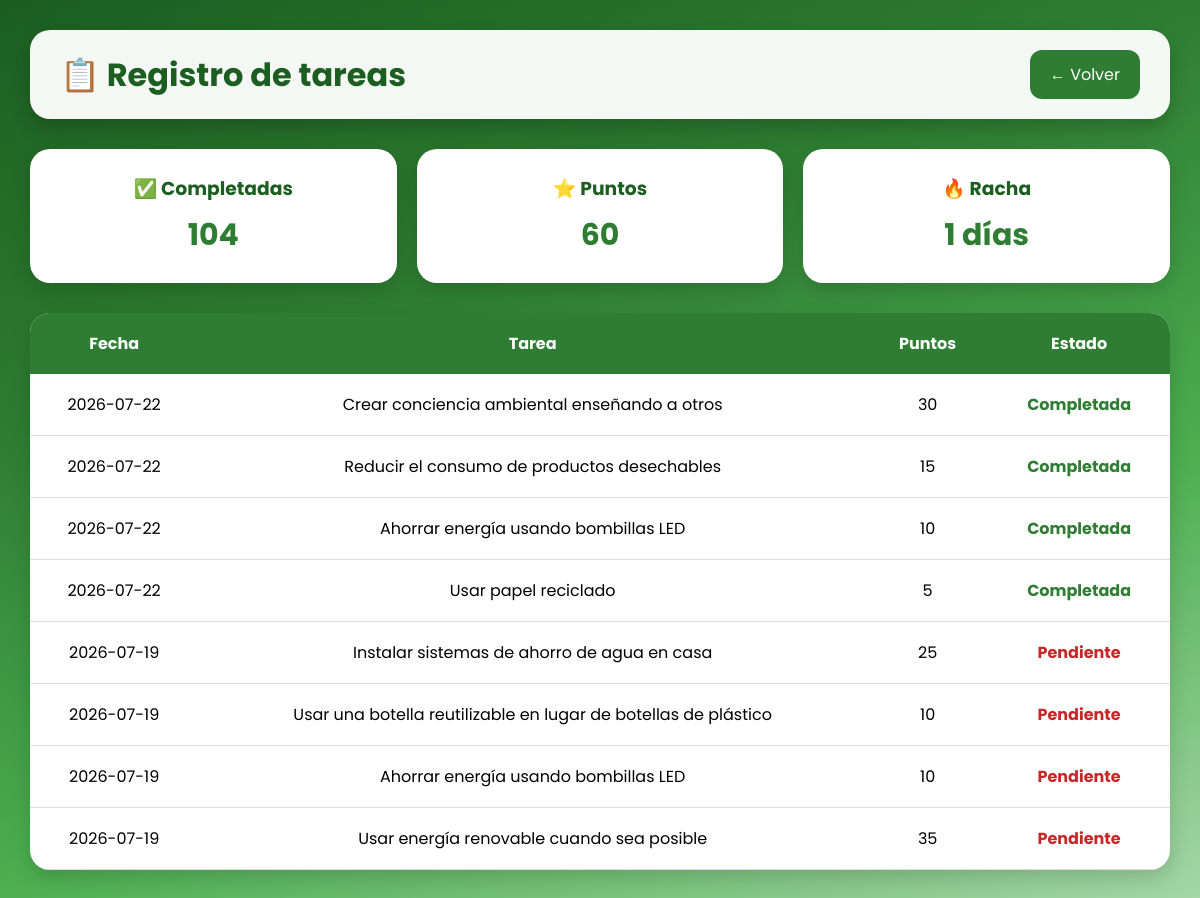
Page /tareas_reg (signed in) on the committed database.
### main.py (models this page shows, shortened)
class User(db.Model):
    id = db.Column(db.Integer, primary_key=True)
    email = db.Column(db.String(100), unique=True, nullable=False)
    password = db.Column(db.String(100), nullable=False)
    username = db.Column(db.String(100), nullable=True)
    points = db.Column(db.Integer, default=0)
    plant_name = db.Column(db.String(200), default=0)
    plant_type = db.Column(db.String(200), default=0)
    streak = db.Column(db.Integer, default=0)
    lvl = db.Column(db.Integer, default=0)
    impact = db.Column(db.Integer, default=0)

class Task(db.Model):
    id = db.Column(db.Integer, primary_key=True)
    user_id = db.Column(db.Integer, db.ForeignKey('user.id'), nullable=False)
    name = db.Column(db.String(100), nullable=False)
    points = db.Column(db.Integer, nullable=False)
    completed = db.Column(db.Boolean, default=False)
    date = db.Column(db.String(100), nullable=False)

### main.py (the view)
@app.route('/tareas_reg')
def tareas_reg():
    if 'user_id' not in session:
        return redirect('/')
    tareas = Task.query.filter_by(
        user_id=session['user_id']
    ).order_by(Task.date.desc()).all()
    return render_template(
        'registro.html',
        user=User.query.get(session['user_id']),
        tareas=tareas
    )

### templates/registro.html (shortened to what this page needs)
<!DOCTYPE html>
<html lang="es">
<head>
    <link rel="stylesheet" href="../static/css/registro.css">
</head>
<body>
<header class="encabezado">
    <h1>📋 Registro de tareas</h1>
    <a href="dashboard" class="volver">
        ← Volver
    </a>
</header>
<main class="contenedor">
    <section class="resumen">
        <div class="estadistica">
            <h3>✅ Completadas</h3>
            <p>{{ user.impact }}</p>
        </div>
        <div class="estadistica">
            <h3>⭐ Puntos</h3>
            <p>{{ user.points }}</p>
        </div>
        <div class="estadistica">
            <h3>🔥 Racha</h3>
            <p>{{ user.streak }} días</p>
        </div>
    </section>
    <section class="tabla">
        <table>
            <thead>
                <tr>
                    <th>Fecha</th>
                    <th>Tarea</th>
                    <th>Puntos</th>
                    <th>Estado</th>
                </tr>
            </thead>
            <tbody>
                {% for task in tareas %}
                <tr>
                    <td>{{ task.date }}</td>
                    <td>{{ task.name }}</td>
                    <td>{{ task.points }}</td>
                    <td>
                        {% if task.completed %}
                            <span class="completada">Completada</span>
                        {% else %}
                            <span class="pendiente">Pendiente</span>
                        {% endif %}
                    </td>
                </tr>
                {% endfor %}
            </tbody>
        </table>
    </section>
</main>
</body>
</html>

### static/css/registro.css (style rules this page uses)
* { margin:0; padding:0; box-sizing:border-box; font-family:'Poppins',sans-serif; }
body { min-height:100vh; background:linear-gradient(160deg,#1B5E20,#2E7D32,#4CAF50,#A5D6A7); padding:30px; }
.encabezado { max-width:1200px; margin:auto; margin-bottom:30px; background:rgba(255,255,255,.95); display:flex; justify-content:space-between; align-items:center; padding:20px 30px; border-radius:20px; box-shadow:0 10px 20px rgba(0,0,0,.2); }
.encabezado h1 { color:#1B5E20; }
.volver { text-decoration:none; background:#2E7D32; color:white; padding:12px 20px; border-radius:12px; transition:.3s; }
.contenedor { max-width:1200px; margin:auto; }
.resumen { display:flex; gap:20px; margin-bottom:30px; }
.estadistica { flex:1; background:white; padding:25px; text-align:center; border-radius:20px; box-shadow:0 8px 20px rgba(0,0,0,.15); }
.estadistica h3 { color:#1B5E20; margin-bottom:10px; }
.estadistica p { font-size:30px; font-weight:bold; color:#2E7D32; }
.tabla { background:white; border-radius:20px; overflow:hidden; box-shadow:0 8px 20px rgba(0,0,0,.15); }
table { width:100%; border-collapse:collapse; }
thead { background:#2E7D32; color:white; }
th { padding:18px; }
td { padding:18px; text-align:center; border-bottom:1px solid #ddd; }
.completada { color:#2E7D32; font-weight:bold; }
.pendiente { color:#C62828; font-weight:bold; }

### rows in the picture
User: impact "104", points "60", streak "1"
Task: date "2026-07-22", name "Crear conciencia ambiental enseñando a otros", points "30", completed "Completada"
Task: date "2026-07-22", name "Reducir el consumo de productos desechables", points "15", completed "Completada"
Task: date "2026-07-22", name "Ahorrar energía usando bombillas LED", points "10", completed "Completada"
Task: date "2026-07-22", name "Usar papel reciclado", points "5", completed "Completada"
Task: date "2026-07-19", name "Instalar sistemas de ahorro de agua en casa", points "25", completed "Pendiente"
Task: date "2026-07-19", name "Usar una botella reutilizable en lugar de botellas de plástico", points "10", completed "Pendiente"
Task: date "2026-07-19", name "Ahorrar energía usando bombillas LED", points "10", completed "Pendiente"
Task: date "2026-07-19", name "Usar energía renovable cuando sea posible", points "35", completed "Pendiente"
